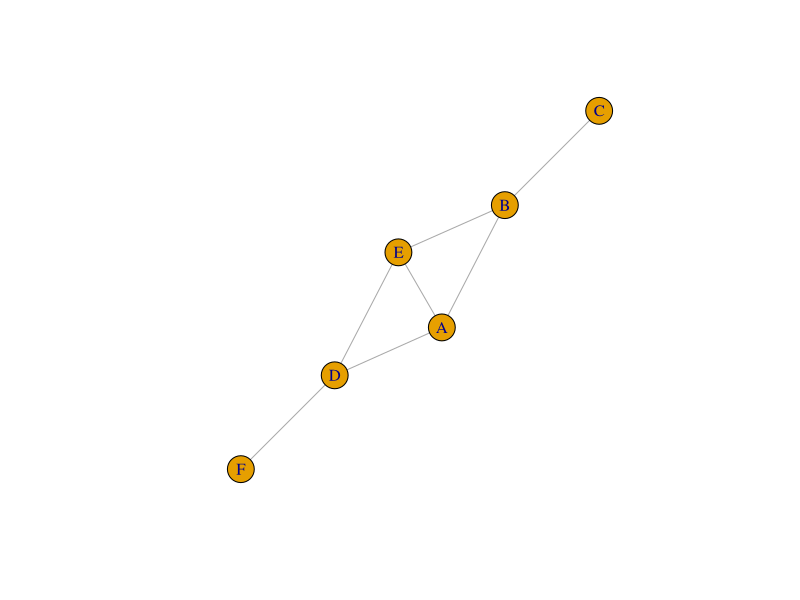
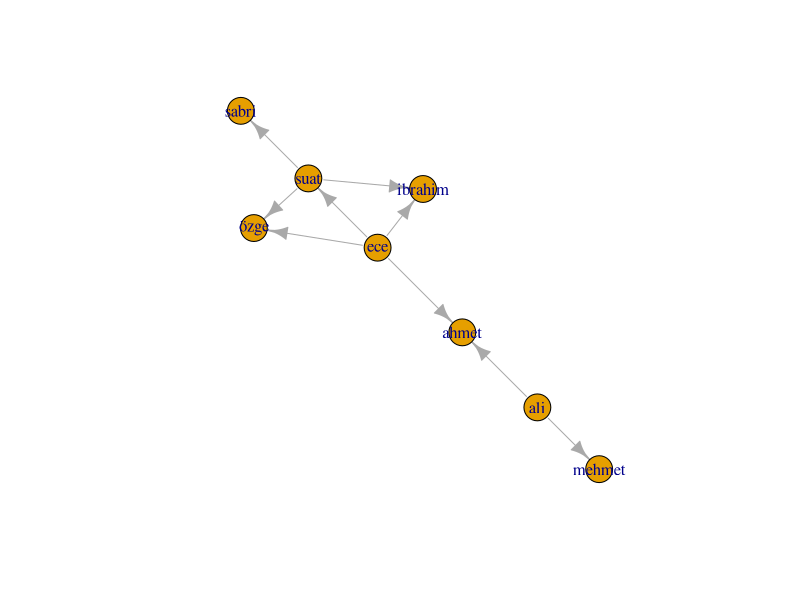
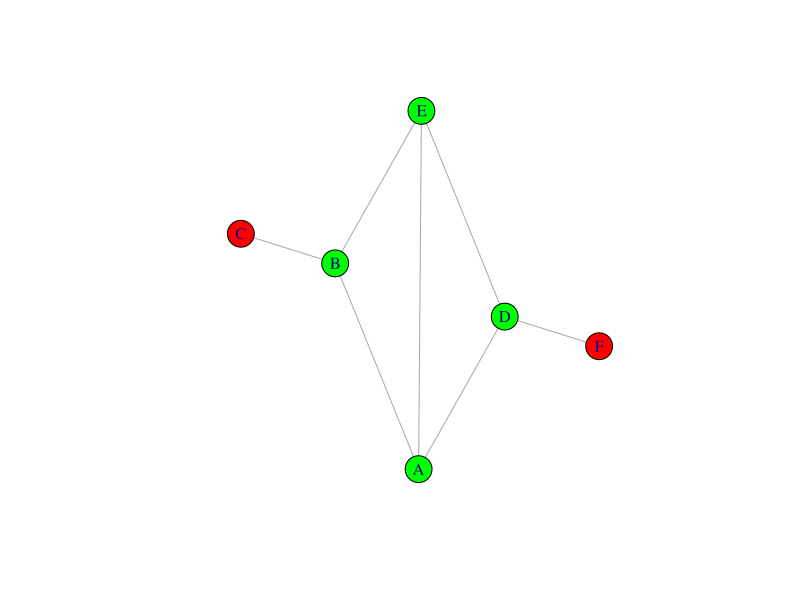
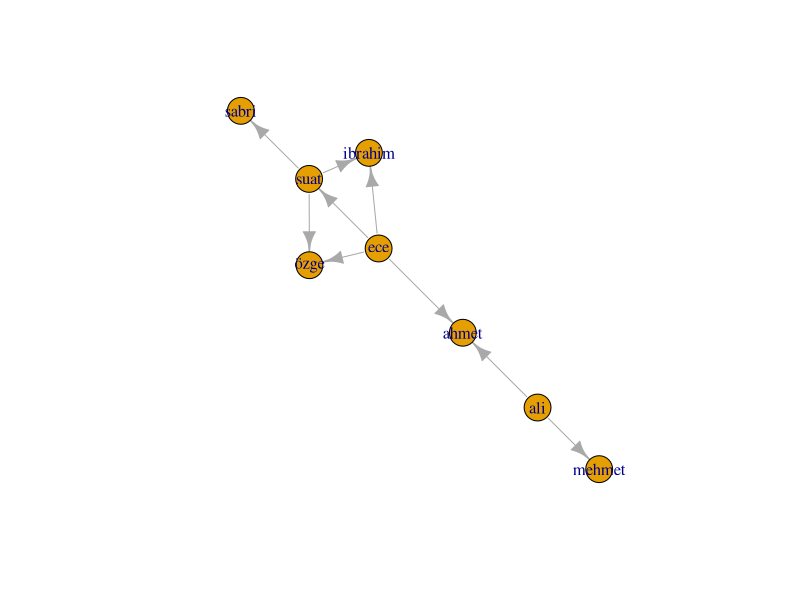
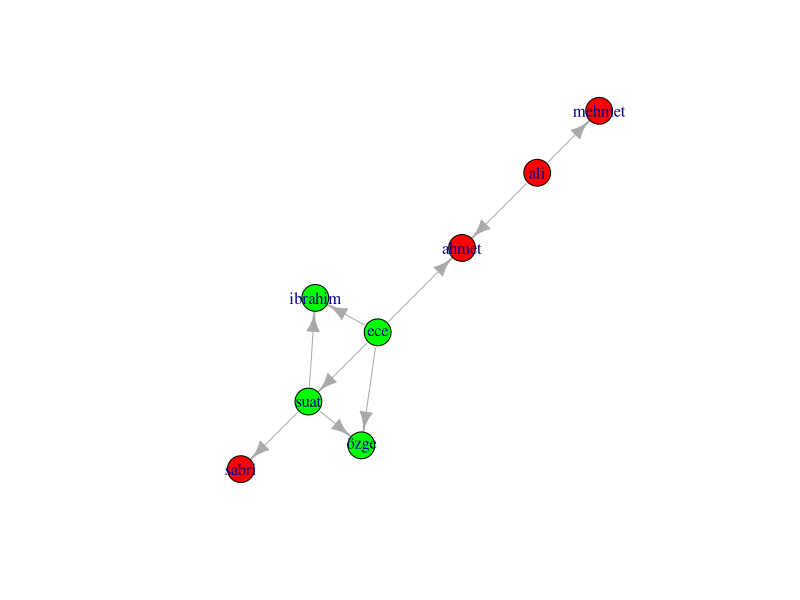
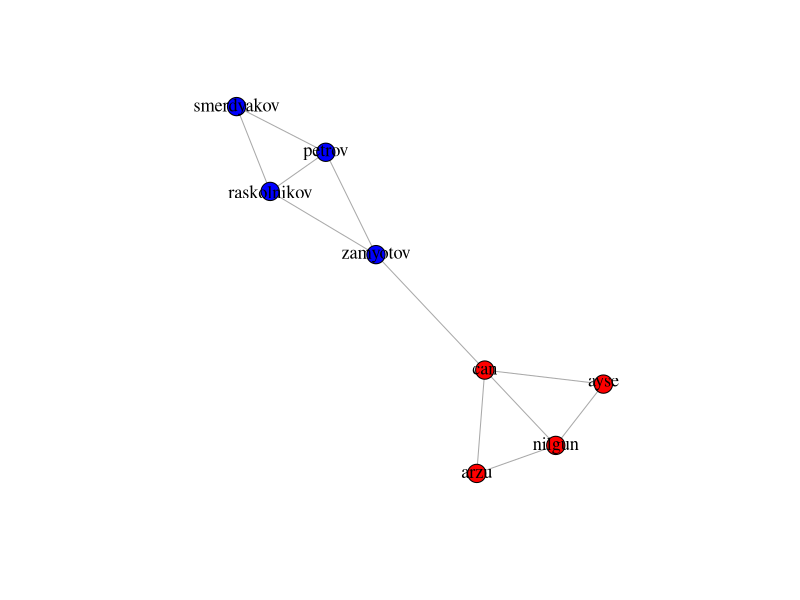
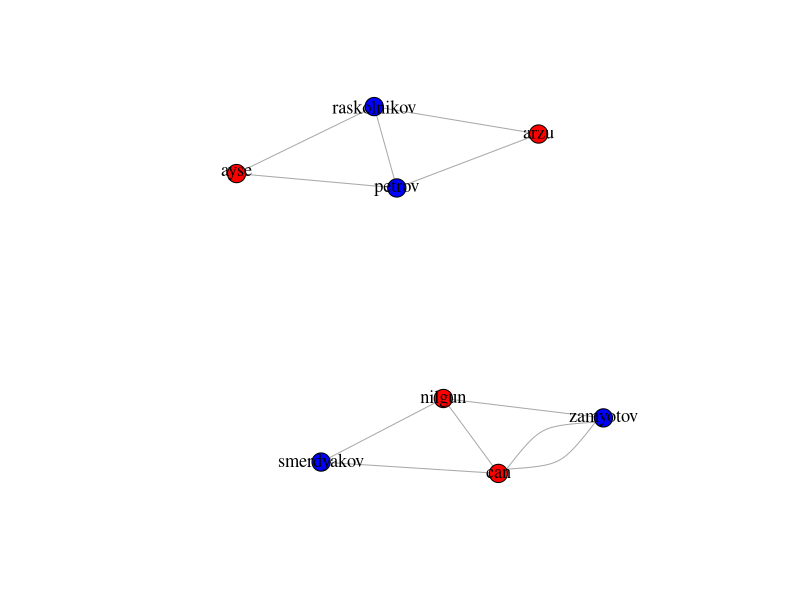

The R source for these figures, in order:
## ---- chunk 1
knitr::opts_chunk$set(echo = TRUE)
## ---- chunk 2
library(igraph)
g <- graph_from_literal(A---B,B---C,A---D,A---E,B--E,E---D,D---F)
plot(g)
## ---- chunk 3
cliques(g)
## ---- chunk 4
df2 <- read.csv("../data/02.csv")
g2 <- graph_from_data_frame(df2)
plot(g2)

## ---- chunk 5
cliques(g2,min=3)
## ---- chunk 6
coreness(g)
## ---- chunk 7
g <- set_vertex_attr(g,"core",index= V(g),coreness(g))
## ---- chunk 8
V(g)$core
## ---- chunk 9
V(g)$color = ifelse(V(g)$core ==1,"red","green")
## ---- chunk 10
plot(g)
## ---- chunk 11
df2 <- read.csv("../data/02.csv")
g2 <- graph_from_data_frame(df2)
plot(g2)
## ---- chunk 12
g2 <- set_vertex_attr(g2,"core",index= V(g2),coreness(g2))
V(g2)$color = ifelse(V(g2)$core ==1,"red","green")
plot(g2)
## ---- chunk 13
library(igraph)
g1<-graph.formula(A-B-C-A,D-E-F-D,G-H-I-G,A-D-G-A)
V(g1)$grp_good<-c(1,1,1,2,2,2,3,3,3)
V(g1)$grp_bad<-c(1,2,3,2,3,1,3,1,2)
## ---- chunk 14
moda <- read.csv("../data/modular-a.csv")
moda
## ---- chunk 15
gmoda <- graph_from_data_frame(moda,directed = FALSE)
grepl("ov","raskov")
V(gmoda)$origin = ifelse(grepl("ov",V(gmoda)$name),"russian","turkish")
V(gmoda)$color = ifelse(grepl("ov",V(gmoda)$name),"blue","red")
V(gmoda)$origin_id = ifelse(grepl("ov",V(gmoda)$name),1,2)
V(gmoda)$origin
## ---- chunk 16
plot(gmoda,
     vertex.color=V(gmoda)$color,
     vertex.size=10,
     vertex.label.color="black",
     vertex.label.cex=1.1,
     layout= layout.fruchterman.reingold(gmoda))

## ---- chunk 17
modularity(gmoda,V(gmoda)$origin_id,)
## ---- chunk 18
modb <- read.csv("../data/modular-b.csv")
modb

## ---- chunk 19
gmodb <- graph_from_data_frame(modb,directed = FALSE)
V(gmodb)$origin = ifelse(grepl("ov",V(gmodb)$name),"russian","turkish")
V(gmodb)$color = ifelse(grepl("ov",V(gmodb)$name),"blue","red")
V(gmodb)$origin_id = ifelse(grepl("ov",V(gmodb)$name),1,2)
V(gmodb)$origin

## ---- chunk 20
plot(gmodb,
     vertex.color=V(gmodb)$color,
     vertex.size=10,
     vertex.label.color="black",
     vertex.label.cex=1.1,
     layout= layout.fruchterman.reingold(gmodb))

## ---- chunk 21
modularity(gmodb,V(gmodb)$origin_id)
